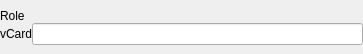
<?xml version="1.0" encoding="UTF-8"?>
<ui version="4.0">
 <class>imsmdLcContributeWidget</class>
 <widget class="QWidget" name="imsmdLcContributeWidget">
  <property name="geometry">
   <rect>
    <x>0</x>
    <y>0</y>
    <width>363</width>
    <height>54</height>
   </rect>
  </property>
  <property name="windowTitle">
   <string>Form</string>
  </property>
  <layout class="QGridLayout" name="gridLayout">
   <property name="margin">
    <number>0</number>
   </property>
   <property name="spacing">
    <number>0</number>
   </property>
   <item row="2" column="0">
    <widget class="QLabel" name="label">
     <property name="text">
      <string>Role</string>
     </property>
     <property name="alignment">
      <set>Qt::AlignLeading|Qt::AlignLeft|Qt::AlignTop</set>
     </property>
     <property name="margin">
      <number>5</number>
     </property>
    </widget>
   </item>
   <item row="2" column="1">
    <layout class="QVBoxLayout" name="contributeRoleLayout"/>
   </item>
   <item row="3" column="0">
    <widget class="QLabel" name="label_2">
     <property name="text">
      <string>vCard</string>
     </property>
     <property name="margin">
      <number>5</number>
     </property>
    </widget>
   </item>
   <item row="3" column="1">
    <widget class="QLineEdit" name="contributeVCard"/>
   </item>
   <item row="4" column="1">
    <spacer name="verticalSpacer">
     <property name="orientation">
      <enum>Qt::Vertical</enum>
     </property>
     <property name="sizeHint" stdset="0">
      <size>
       <width>20</width>
       <height>40</height>
      </size>
     </property>
    </spacer>
   </item>
   <item row="1" column="0">
    <spacer name="verticalSpacer_2">
     <property name="orientation">
      <enum>Qt::Vertical</enum>
     </property>
     <property name="sizeHint" stdset="0">
      <size>
       <width>20</width>
       <height>40</height>
      </size>
     </property>
    </spacer>
   </item>
  </layout>
 </widget>
 <resources/>
 <connections/>
</ui>
